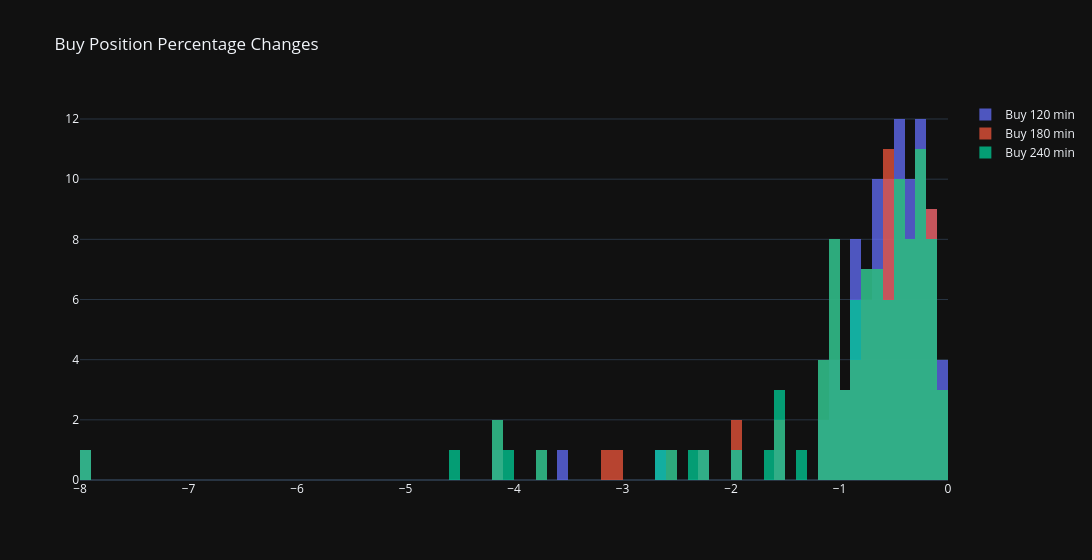
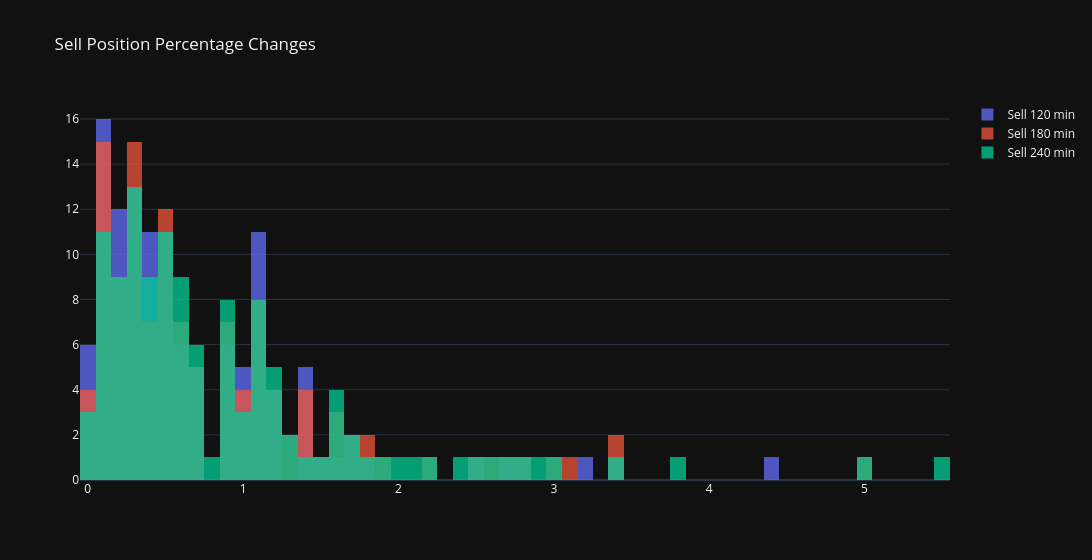

The notebook cell these images were saved under, in order:
### Code cell
import pandas as pd
import plotly.graph_objects as go
from datetime import timedelta

# Define the function to calculate percentage change
def calculate_percentage_change(signal, signal_datetime, df_prices, time_window):
    # Find the nearest previous datetime if the exact one doesn't exist
    if signal_datetime not in df_prices.index:
        signal_datetime = df_prices.index[df_prices.index.get_loc(signal_datetime, method='pad')]
    
    # Get the price at signal datetime
    signal_price = df_prices.loc[signal_datetime, 'Open']
    
    # Define the time window
    end_datetime = signal_datetime + timedelta(minutes=time_window)
    
    # Slice the price dataframe for the time window
    price_window = df_prices.loc[signal_datetime:end_datetime]
    
    # Calculate lowest/highest price in the window based on signal
    if signal == 2:  # Buy signal, find lowest price
        target_price = price_window['Low'].min()
    elif signal == -2:  # Sell signal, find highest price
        target_price = price_window['High'].max()
    
    # Calculate percentage change
    percentage_change = ((target_price - signal_price) / signal_price) * 100
    
    return signal_price, target_price, percentage_change

# Time windows to analyze
time_windows = [120, 180, 240]

# Initialize dictionaries to store the results for each time window
buy_changes_dict = {window: [] for window in time_windows}
sell_changes_dict = {window: [] for window in time_windows}

# Loop through each signal and calculate percentage changes for each time window
for index, row in df_signals.iterrows():
    signal = row['Signal']
    signal_datetime = row['Datetime']
    for window in time_windows:
        _, _, percentage_change = calculate_percentage_change(signal, signal_datetime, df_prices, window)
        if signal == 2:
            buy_changes_dict[window].append(percentage_change)
        elif signal == -2:
            sell_changes_dict[window].append(percentage_change)

# Create traces for each time window for the buy signals
buy_traces = []
for window in time_windows:
    buy_traces.append(go.Histogram(x=buy_changes_dict[window], nbinsx=80, name=f'Buy {window} min'))

# Create traces for each time window for the sell signals
sell_traces = []
for window in time_windows:
    sell_traces.append(go.Histogram(x=sell_changes_dict[window], nbinsx=80, name=f'Sell {window} min'))

# Create the figure for buy signals
fig_buy = go.Figure(data=buy_traces)
fig_buy.update_layout(title='Buy Position Percentage Changes', barmode='overlay', width=1200)
for trace in fig_buy.data:
    trace.opacity = 0.75

# Create the figure for sell signals
fig_sell = go.Figure(data=sell_traces)
fig_sell.update_layout(title='Sell Position Percentage Changes', barmode='overlay', width=1200)
for trace in fig_sell.data:
    trace.opacity = 0.75

# Show the plots
fig_buy.show()
fig_sell.show()
